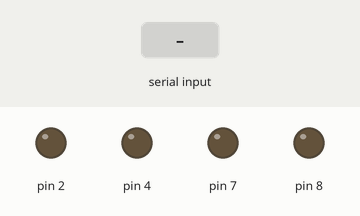
A sketch run on a simulated Arduino Uno, built with avr-gcc and run on an emulated ATmega328P. On the bench: output pins drawn as LEDs (lit = HIGH). The inputs (shaded band) are chosen by the test bench. What the sketch prints to the serial monitor is not drawn.

Above: at 1.2 s.
1.3 s: "1\n" received over Serial
At 2.1 s:
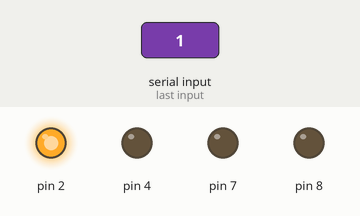
3.8 s: "2\n" received over Serial
At 4.4 s:
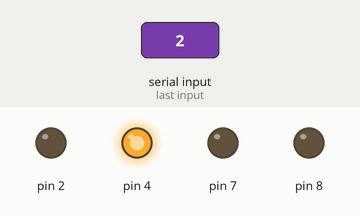
6.3 s: "3\n" received over Serial
At 7.1 s:
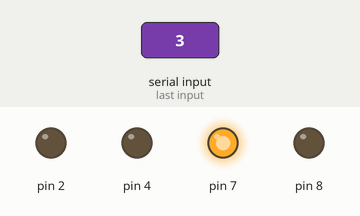
8.8 s: "4\n" received over Serial
At 9.4 s:
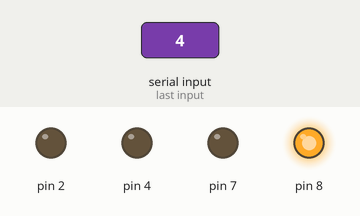
Timing chart, 0 to 11.8 s (numbered marks = the images above; inputs shaded):
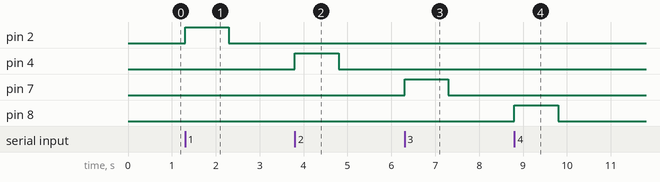

Measured:
- after the input at 1.3 s, pin 2: LOW → HIGH at once, → LOW 1.0 s later
- after the input at 3.8 s, pin 4: LOW → HIGH at once, → LOW 1.0 s later
- after the input at 6.3 s, pin 7: LOW → HIGH at once, → LOW 1.0 s later
- after the input at 8.8 s, pin 8: LOW → HIGH at once, → LOW 1.0 s later

The sketch:

sketch_aug11a.ino
```cpp
int x;
void setup() {
 Serial.begin(115200);
 Serial.setTimeout(1);
 pinMode(2, OUTPUT);
 pinMode(4, OUTPUT);
 pinMode(7, OUTPUT);
 pinMode(8, OUTPUT);
}
void loop() {
 while (!Serial.available());
 x = Serial.readString().toInt();
 switch(x){
  case 1:
    digitalWrite(2, HIGH);
    Serial.print("BLUE");
    break;
  case 2:
    digitalWrite(4, HIGH);
    Serial.print("RED");
    break;
  case 3:
    digitalWrite(7, HIGH);
    Serial.print("GREEN");
    break;
  case 4:
    digitalWrite(8, HIGH);
    Serial.print("YELLOW");
    break;
  default:
    Serial.print("ERROR");
    break;
 }
 delay(1000);
 digitalWrite(2, LOW);
 digitalWrite(4, LOW);
 digitalWrite(7, LOW);
 digitalWrite(8, LOW);
 Serial.print("A");
}
```
